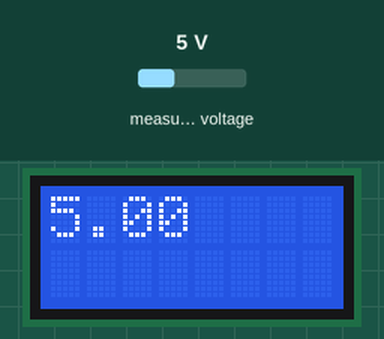
A sketch run on a simulated Arduino Leonardo, built with avr-gcc and run on an emulated ATmega32U4. Shown: 8×2 character LCD. The inputs (shaded band) are chosen by the test bench; at power-on: measured voltage 5 V.

Above: at 1.3 s.
1.4 s: measured voltage set to 0.3 V
At 2.2 s:
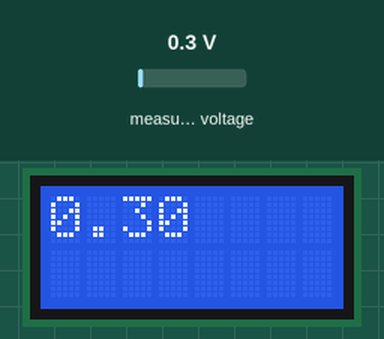
3.0 s: measured voltage set to 3.8 V
At 3.7 s:
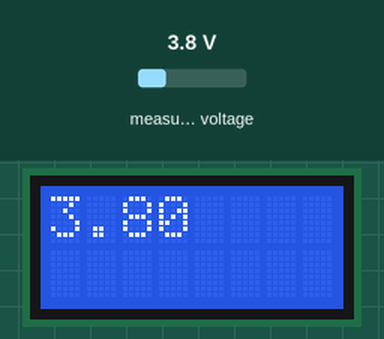
4.5 s: measured voltage set to 7.5 V
At 5.2 s:
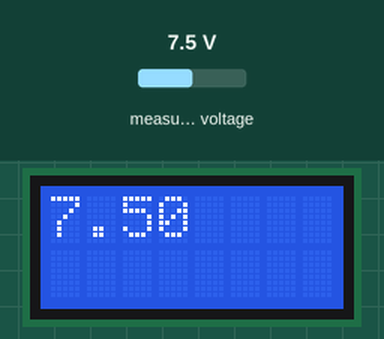
Timing chart, 0 to 7.5 s (numbered marks = the images above; inputs shaded):
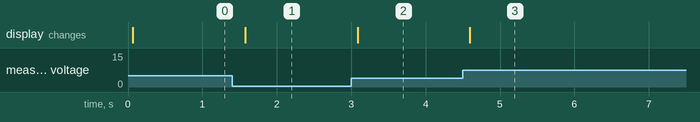

Measured:
- after the input at 1.4 s, the display: changes after 0.18 s (image 1)
- after the input at 3.0 s, the display: changes after 0.09 s (image 2)
- after the input at 4.5 s, the display: changes after 0.09 s (image 3)

The sketch:

ReadBatteriesZumo32U4.ino
```cpp
// by Giorgio De Nunzio
// giorgio.denunzio@unisalento.it

// Licence:
// "Do with this code what you wish. If you find it useful, please write to me and tell me about it. If you make any improvement, please let me know so we grow together!"

#include <Wire.h>
#include <Zumo32U4.h>

Zumo32U4LCD lcd;


void setup() {
}

void loop() {
  uint16_t VBAT = readBatteryMillivolts();
  float VBATVolts = VBAT/1000.;  // What happens if I use 1000 instead of 1000. as the fraction denominator? :-) Why?
  lcd.clear();
  lcd.print(VBATVolts);
  delay(500);
}
```
